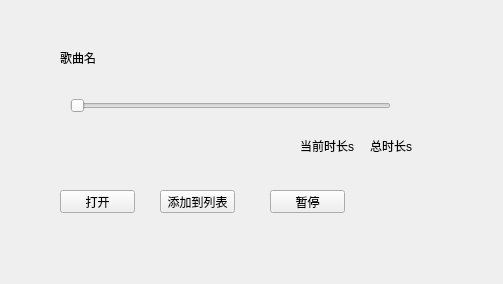
<?xml version="1.0" encoding="UTF-8"?>
<ui version="4.0">
 <class>Widget</class>
 <widget class="QWidget" name="Widget">
  <property name="geometry">
   <rect>
    <x>0</x>
    <y>0</y>
    <width>503</width>
    <height>284</height>
   </rect>
  </property>
  <property name="windowTitle">
   <string>Widget</string>
  </property>
  <widget class="QPushButton" name="btOpen">
   <property name="geometry">
    <rect>
     <x>60</x>
     <y>190</y>
     <width>75</width>
     <height>23</height>
    </rect>
   </property>
   <property name="text">
    <string>打开</string>
   </property>
  </widget>
  <widget class="QPushButton" name="BtStop">
   <property name="geometry">
    <rect>
     <x>270</x>
     <y>190</y>
     <width>75</width>
     <height>23</height>
    </rect>
   </property>
   <property name="text">
    <string>暂停</string>
   </property>
  </widget>
  <widget class="QSlider" name="hSlider">
   <property name="geometry">
    <rect>
     <x>70</x>
     <y>80</y>
     <width>321</width>
     <height>51</height>
    </rect>
   </property>
   <property name="orientation">
    <enum>Qt::Horizontal</enum>
   </property>
  </widget>
  <widget class="QLabel" name="lbFilename">
   <property name="geometry">
    <rect>
     <x>60</x>
     <y>50</y>
     <width>261</width>
     <height>16</height>
    </rect>
   </property>
   <property name="text">
    <string>歌曲名</string>
   </property>
  </widget>
  <widget class="QPushButton" name="pushButton">
   <property name="geometry">
    <rect>
     <x>160</x>
     <y>190</y>
     <width>75</width>
     <height>23</height>
    </rect>
   </property>
   <property name="text">
    <string>添加到列表</string>
   </property>
  </widget>
  <widget class="QLabel" name="lbTotaltime">
   <property name="geometry">
    <rect>
     <x>370</x>
     <y>140</y>
     <width>54</width>
     <height>12</height>
    </rect>
   </property>
   <property name="text">
    <string>总时长s</string>
   </property>
  </widget>
  <widget class="QLabel" name="lbCurtime">
   <property name="geometry">
    <rect>
     <x>300</x>
     <y>140</y>
     <width>54</width>
     <height>12</height>
    </rect>
   </property>
   <property name="text">
    <string>当前时长s:</string>
   </property>
  </widget>
 </widget>
 <layoutdefault spacing="6" margin="11"/>
 <resources/>
 <connections/>
</ui>
